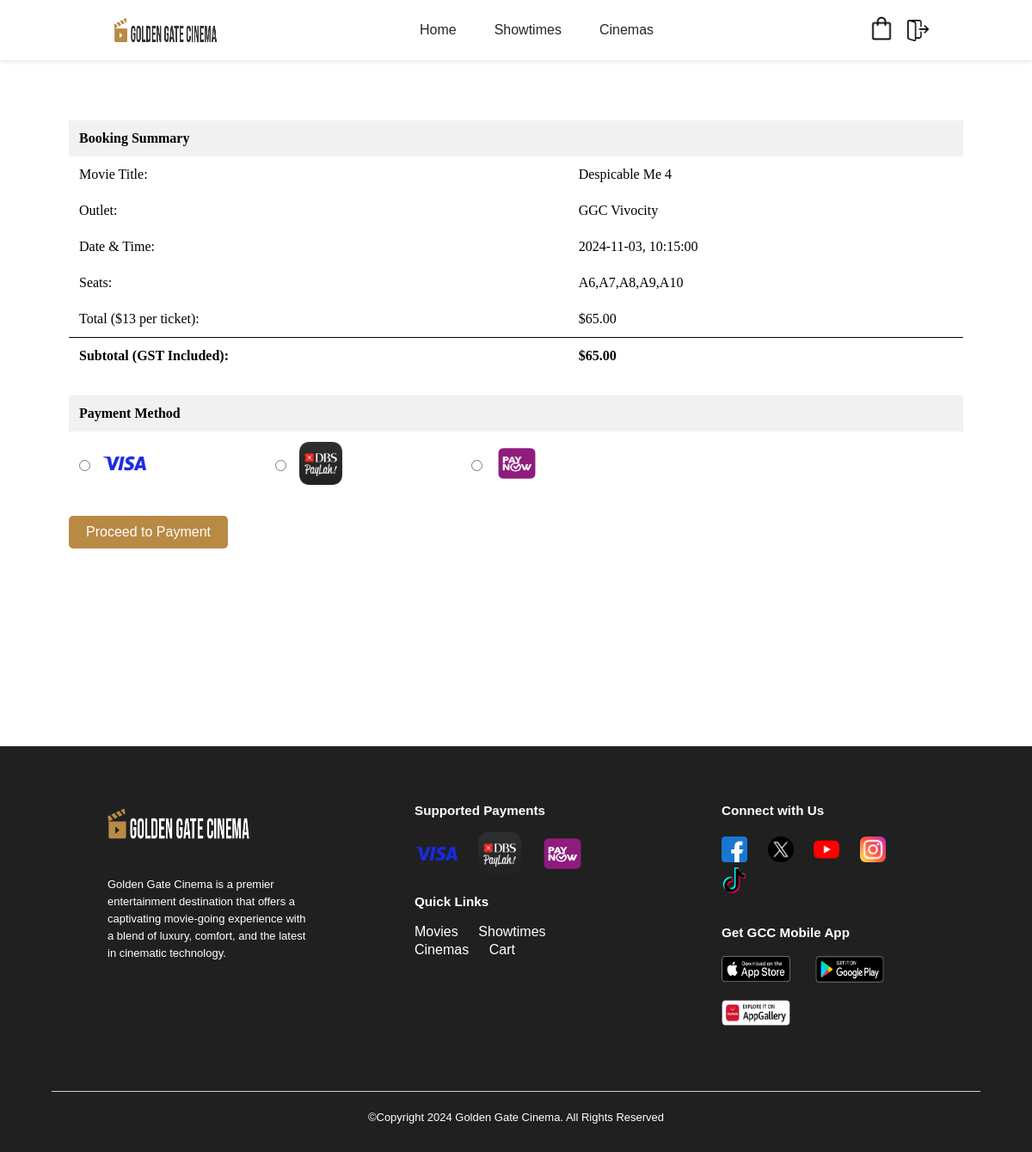
/html/payment.php (signed in), run on the app's committed database.
### tables this page shows
CREATE TABLE `cart` (
  `bookingID` int(11) NOT NULL,
  `userID` int(11) DEFAULT NULL,
  `movieID` int(11) DEFAULT NULL,
  `seatsSelected` text DEFAULT NULL,
  `outlet` varchar(255) DEFAULT NULL,
  `date` date DEFAULT NULL,
  `time` time DEFAULT NULL,
  `total` decimal(10,2) DEFAULT NULL,
  `numberOfTickets` int(11) DEFAULT NULL
);

### php/payment-items.php (called while the page is built, shortened)
<?php
include 'dbconnect.php';
$userID = $_SESSION['userID'];
function fetchCartData($conn, $userID) {
    $sql = "SELECT * FROM cart WHERE userID = ?";
    $stmt = $conn->prepare($sql);
    $stmt->bind_param("i", $userID);
    $stmt->execute();
    return $stmt->get_result();
}
$result = fetchCartData($conn, $userID);
?>

### html/payment.php (the view, shortened to what this page needs)
<?php
    include '../php/payment-items.php';
?>
<!DOCTYPE html>
<html>
    <head>
        <link rel="stylesheet" href="https://cdnjs.cloudflare.com/ajax/libs/font-awesome/4.7.0/css/font-awesome.min.css">
        <link rel="stylesheet" href="../css/styles.css">
    </head>
    <body>
        <header>
            <img class="logo" src="../assets/GGC.png" alt="logo">
            <nav>
            <ul class="nav_links">
                    <li><a href="home.php">Home</a></li>
                    <li><a href="showtimes.php">Showtimes</a></li>
                    <li><a href="outlets.php">Cinemas</a></li>
                </ul>
            </nav>
            <div class="logo-right">
                <a class="cart" href="cart.php"><img class="side-logo" src="../assets/cart-logo.png" alt="cart-logo"></a>
                <?php if (isset($_SESSION['userID'])): ?>
                    <a class="logout" id="logout" href="../php/logout.php"><img class="logout-logo" src="../assets/logout-logo.png" alt="logout-logo"></a>
                <?php else: ?>
                    <a class="user" id="user" href="login-register.php"><img class="side-logo" src="../assets/user-logo.png" alt="user-logo"></a>
                <?php endif; ?>
            </div>
        </header>
        <div class="container">
            <div class="cart-box">
                <table border="0" class="payment-table">
                    <thead>
                        <th colspan="2">Booking Summary</th>
                    </thead>
                    <tbody>
                        <?php foreach ($_SESSION['bookings']  as $index => $booking): ?>
                            <tr>
                                <td>Movie Title:</td>
                                <td><?= htmlspecialchars($booking['title']); ?></td>
                            </tr>
                            <tr>
                                <td>Outlet:</td>
                                <td><?= htmlspecialchars($booking['outlet']); ?></td>
                            </tr>
                            <tr>
                                <td>Date & Time:</td>
                                <td><?= htmlspecialchars($booking['date']); ?>, <?= htmlspecialchars($booking['time']); ?></td>
                            </tr>
                            <tr>
                                <td>Seats:</td>
                                <td><?= htmlspecialchars($booking['seatsSelected']); ?></td>
                            </tr>
                            <tr>
                                <td>Total ($13 per ticket):</td>
                                <td>$<?= htmlspecialchars($booking['total']); ?></td>
                            </tr>
                        <?php endforeach; ?>
                    </tbody>
                    <tfoot>
                        <tr>
                            <td>Subtotal (GST Included):</td>
                            <td>$<?= htmlspecialchars($_SESSION['totalPrice']); ?></td>
                        </tr>
                    </tfoot>
                </table>
                <form action="../php/process-payment.php" method="POST">
                    <table border="0" class="payment-table" style="margin-top:25px;">
                        <thead>
                            <th>Payment Method</th>
                        </thead>
                        <tbody>
                            <td class="payment-options">
                                <input type="radio" id="visa" name="payment-method" value="VISA">
                                <label for="visa"><img src="../assets/visa.png" class="payment-logo"/></label>
                                <input type="radio" id="paylah" name="payment-method" value="Paylah">
                                <label for="paylah"><img src="../assets/paylah.png" class="payment-logo"/></label>
                                <input type="radio" id="paynow" name="payment-method" value="Paynow">
                                <label for="paynow"><img src="../assets/paynow.png" class="payment-logo-paynow"/></label>
                            </td>
                        </tbody>
                    </table>
                    <div class="button-container">
                        <button type="submit" value="Submit" id="payment-button">Proceed to Payment</button>
                    </div>
                </form>
            </div>
        </div>
        <footer>
            <div class="row">
                <div class="col">
                    <img src="../assets/GGC_white.png" class="footer-logo">
                    <p>Golden Gate Cinema is a premier entertainment destination that offers a captivating movie-going experience with a blend of luxury, comfort, and the latest in cinematic technology.</p>
                </div>
                <div class="col">
                    <h3 class="subheading1">Supported Payments</h3>
                    <img src="../assets/visa.png" class="payment-logo">
                    <img src="../assets/paylah.png" class="payment-logo">
                    <img src="../assets/paynow.png" class="payment-logo-paynow">
                    <h3 class="subheading2">Quick Links</h3>
                    <ul class="footer-links">
                        <li><a href="home.php">Movies</a></li>
                        <li><a href="showtimes.php">Showtimes</a></li>
                        <li><a href="outlets.php">Cinemas</a></li>
                        <li><a href="cart.php">Cart</a></li>
                    </ul>
                </div>
                <div class="col">
                    <h3 class="subheading3">Connect with Us</h3>
                    <img src="../assets/facebook.png" class="social-media-logo">
                    <img src="../assets/twitter.png" class="social-media-logo">
                    <img src="../assets/youtube.png" class="social-media-logo">
                    <img src="../assets/instagram.png" class="social-media-logo">
                    <img src="../assets/tiktok.png" class="social-media-logo">
                    <h3 class="subheading4">Get GCC Mobile App</h3>
                    <img src="../assets/appstore.png" class="download-logo">
                    <img src="../assets/playstore.png" class="download-logo-playstore">
                    <img src="../assets/appgallery.png" class="download-logo">
                </div>
            </div>
            <hr>
            <p class="copyright">&copy;Copyright 2024 Golden Gate Cinema. All Rights Reserved</p>
        </footer>
    </body>
</html>

### css/styles.css (style rules this page uses)
html { height:100%; box-sizing: border-box; }
body { margin: 0; display: flex; flex-direction: column; min-height: 100vh; box-sizing: inherit; }
* { box-sizing: border-box; margin:0; padding:0; }
.logo { width:15%; height:40px; }
.side-logo { width:30px; height:30px; cursor: pointer; }
.logout-logo { width:25px; height:25px; cursor: pointer; margin-left:15px; margin-top:5px; }
li,a { font-family: "Monstserrat", sans-serif; font-weight: 500; font-size: 16px; color: #24252A; text-decoration: none; }
a { position: relative; }
a:after { content: ""; position: absolute; background-color: #B88A44; height: 3px; width: 0; left: 0; bottom: -5px; transition: width 0.3s ease; }
#user:after, #logout:after, #cart:after, #delete:after, #no-underline:after { width: 0; text-decoration: none; }
header { display:flex; justify-content: space-between; align-items: center; padding:15px 10%; position: sticky; top:0; width:100%; background: white; z-index: 1000; box-shadow: 0 2px 5px rgba(0, 0, 0, 0.1); }
.logo-right { display: flex; justify-content: flex-end; align-items: center; width:10%; }
.nav_links { list-style: none; }
.nav_links li { position: relative; display:inline-block; padding:0px 20px; }
.nav_links li a, .footer-links li a { transition: all 0.3s ease 0s; }
.container { min-height: calc(100vh - 150px); background-color: white; padding-bottom: 60px; }
footer { width:100%; margin-top:auto; background: #202020; color: white; padding: 30px 0 30px; font-size: 13px; line-height: 20px; font-family: "Monstserrat", sans-serif; }
.row { width: 85%; margin:auto; display: flex; flex-wrap: wrap; align-items: flex-start; justify-content: space-between; }
.col { flex-basis: 30%; padding: 35px; }
.footer-logo { width:200px; height:50px; margin-bottom: 30px; }
.payment-logo { width:50px; height:50px; margin-right:20px; }
.payment-logo-paynow { width:80px; height: 50px; margin-left:-15px; }
.social-media-logo { width:30px; height:30px; margin-right:20px; }
.download-logo { width:80px; height:30px; margin-right:20px; margin-bottom:15px; }
.download-logo-playstore { width:90px; height:45px; margin-right:20px; margin-bottom:7px; }
.subheading1, .subheading2 { margin-bottom:15px; }
.subheading2 { margin-top:15px; }
.subheading3, .subheading4 { margin-bottom:20px; }
.subheading4 { margin-top:30px; margin-bottom: 10px; }
.footer-links { list-style: none; }
.footer-links li a, .footer-links li { color:white; display:inline-block; }
.footer-links li { font-size: 16px; padding:0px 20px 0px 0px; }
hr { width:90%; border:0; border-bottom: 1px solid #ccc; margin: 20px auto; }
.copyright { text-align: center; }
.cart-box, .seats-box { width: 90%; margin: 30px auto 150px auto; padding: 20px; background-color: #ffffff; }
.cart-table, .payment-table , .seats-table { width: 100%; margin: 20px 0; border-collapse: collapse; text-align: left; }
.cart-table th, .cart-table td, .payment-table th, .payment-table td { padding: 12px; text-align:left; }
.cart-table th , .payment-table th { background-color: #f1f1f1; font-weight: bold; text-align: left; }
.button-container { text-align: right; }
.button-container button, .button-container-seats button { background: #B88A44; color: white; border: none; padding: 10px; cursor: pointer; font-size: 16px; margin-top:15px; border-radius: 5px; }
.payment-table tfoot td { font-weight: bold; background-color: #ffffff; text-align: left; border-top:1px solid black; padding-right: 20px; }
.payment-options { display: flex; align-items: center; justify-content: left; }
.payment-options input[type="radio"] { margin-right: 15px; }
.payment-options label img { margin-right: 150px; }
#payment-button { display: flex; align-items: center; padding: 10px 20px; background-color: #B88A44; color: white; border: none; cursor: pointer; border-radius: 5px; }

### data on the page
cart: title "Despicable Me 4", outlet "GGC Vivocity", date "2024-11-03", time "10:15:00", seatsSelected "A6,A7,A8,A9,A10", total "65.00"

### other printed values
$_SESSION['totalPrice'] "65.00"
